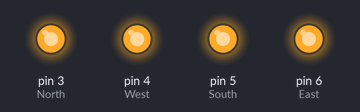
Simulated run of this sketch. Board: Arduino Uno, built with avr-gcc and run on an emulated ATmega328P. Shown: output pins drawn as LEDs (lit = HIGH). At 4.0 s the program stops and its outputs stay as they are.

Above: at 0.1 s.
At 4.1 s:
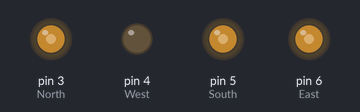
Timing chart, 0 to 5.5 s (numbered marks = the images above):
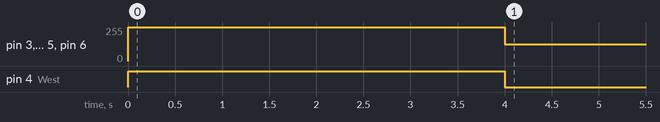

The sketch:

ESC_Calibration.ino
```cpp
int ESCMin = 124;
int ESCMax = 254;

const int North = 3;
const int West  = 4;
const int South = 5;
const int East  = 6;

void setup() {
  pinMode(North, OUTPUT);
  pinMode(West,  OUTPUT);
  pinMode(South, OUTPUT);
  pinMode(East,  OUTPUT);
  while(millis() < 4000) {
    analogWrite(North, ESCMax);
    analogWrite(West,  ESCMax);
    analogWrite(South, ESCMax);
    analogWrite(East,  ESCMax);
  }
  while(1 == 1) {
    analogWrite(North, ESCMin);
    analogWrite(West,  ESCMin);
    analogWrite(South, ESCMin);
    analogWrite(East,  ESCMin);
  }
}

void loop() {}
```

Measured:
- by itself, pin 3 (North), pin 5 (South), pin 6 (East): 0/255 → 254/255 at 0.00 s, → 124/255 4.0 s later
- by itself, pin 4 (West): LOW → HIGH at 0.00 s, → LOW 4.0 s later
